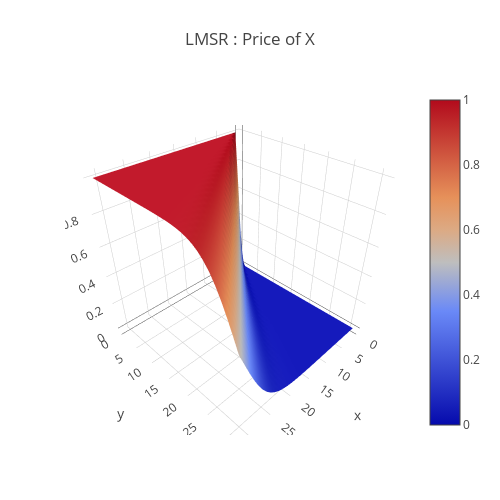

The code cell stored with this chart in its notebook:
### Code cell
a = 0.05
data = [
    go.Surface(
        z=price_function(x,y,a)
    )
]
layout = go.Layout(
    title='LMSR : Price of X',
    autosize=False,
    width=500,
    height=500,
    margin=dict(
        l=65,
        r=50,
        b=65,
        t=90
    )
)
fig = go.Figure(data=data, layout=layout)
URL = plotly.offline.iplot(fig, filename='Costfunction-3d-surface.html')

### Figure 1 — Plotly figure (JSON) as saved in the notebook; plotly's stock layout.template omitted (floating-point values rounded to 4 significant figures; data arrays with more than 128 entries replaced by an {"elided": "..."} marker saying what was removed)
{"data": [{"type": "surface", "uid": "9f5f3ffd-021f-479f-9ce7-1b8ecb7c0e53", "z": {"elided": "32x32 float values"}}], "layout": {"autosize": false, "height": 500, "margin": {"b": 65, "l": 65, "r": 50, "t": 90}, "title": {"text": "LMSR : Price of X"}, "width": 500}}
